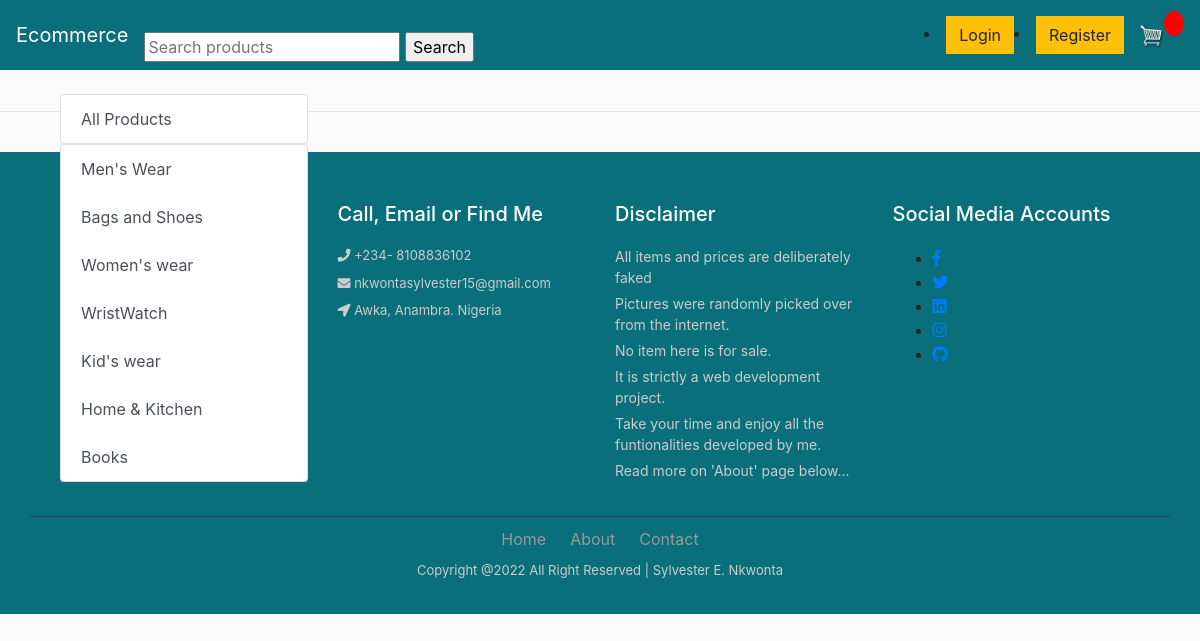
The page /category/ on the database as committed earlier.
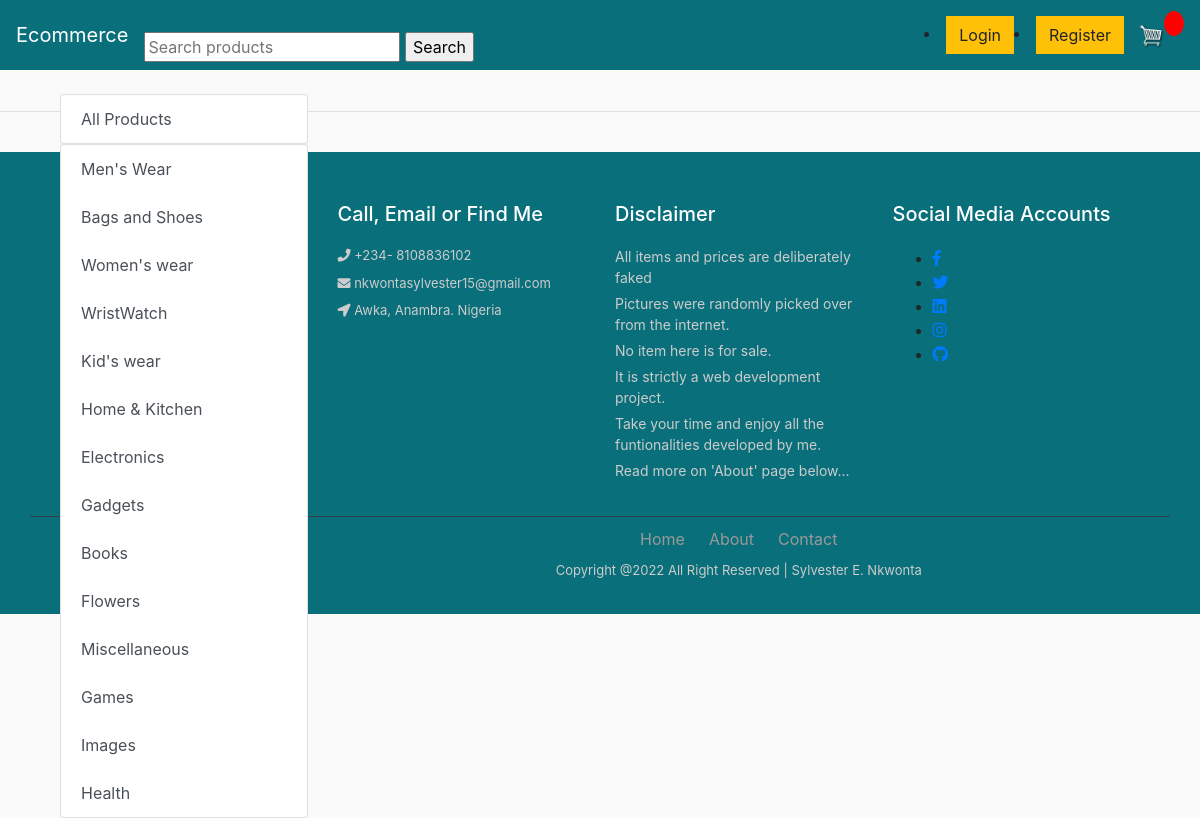
The same page on the database as committed later.
### e_commerce/models.py (models this page shows, shortened)
class Category(models.Model):
    name = models.CharField(max_length=40, verbose_name='name')
    slug = models.SlugField(max_length=200, unique=True, null=True, blank=True)
    class  Meta:  #new
        verbose_name_plural  =  "Categories"

### e_commerce/views.py (the view)
# urls.py: path('category/', views.CategoryListView.as_view(), name="category"),
class CategoryListView(generic.ListView):
    model = Category
    template_name = 'e_commerce/category.html'
    def get_context_data(self,**Kwargs):
        context = super(CategoryListView, self).get_context_data(**Kwargs)
        context['category_list'] = Category.objects.all()
        return context

### e_commerce/templates/e_commerce/category.html (shortened to what this page needs)
{% extends 'base.html' %}
{% block body %}
<div class="col-lg-3 float-left"> <br>
    <strong><a href="/" class="list-group-item list-group-item-action btn btn-outline-success">All Products</a></strong>
    <div class="list-group">
        {% for category in category_list %}
        <a href="{% url 'category-details' category.slug %}"
            class="list-group-item list-group-item-action btn btn-outline-success ">{{category.name}}</a>
        {% endfor %}
    </div>
</div>
{% endblock body%}

Rows that differ between the two databases and show on the page:
added Category: name "Electronics"
added Category: name "Gadgets"
added Category: name "Flowers"
added Category: name "Miscellaneous"
added Category: name "Games"
added Category: name "Images"
added Category: name "Health"
